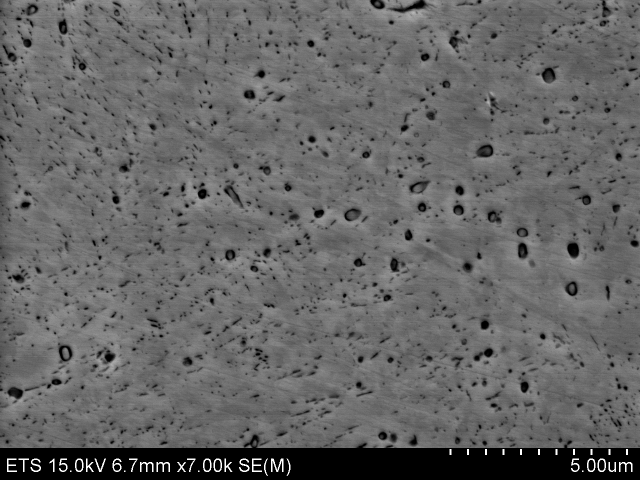
#> input picture micro/Stereology/AISI4340-700C/QT_700C_5m_09.tif, 1280 x 960 px (shown at 1/2 size)
$ python IA_hist_02.py   (older library calls are emulated)
#> lines starting #> are read from the running program, lines starting #| are printed output that depends on the picture; after the words box and inside, x2 and y2 are one past the last pixel; in counts of white or black regions, pixels touching at a corner belong together
from numpy import *
from matplotlib.pyplot import *
from skimage import io

filename = "QT_700C_5m_09.tif"
# mic stands for microstructure
mic = io.imread(filename)
#> mic is the input picture: shape (960, 1280); min 0, max 255, mean 101.2

# We need to remove the SEM settings band at the bottom of th image
mic = mic[:-65, :]
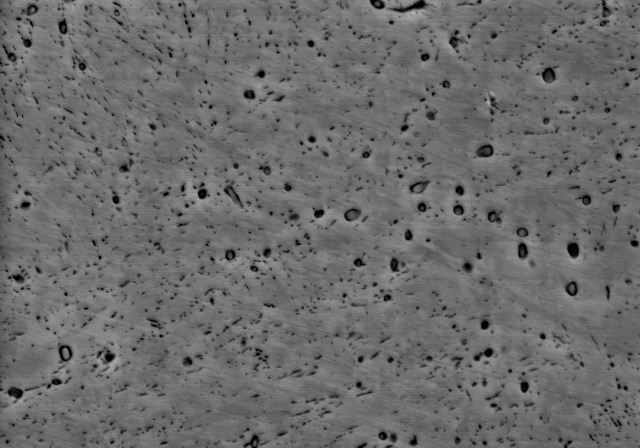
#> mic: shape (895, 1280) (shown at 1/2 size); min 0, max 184, mean 107.2

# [14 lines of commented-out code are left out]

from skimage import exposure
from scipy import ndimage

v_min, v_max = np.percentile(mic, (2, 98))
#> v_min = 42; v_max = 135
bc_mic_ad = exposure.equalize_adapthist(mic, clip_limit=0.03)
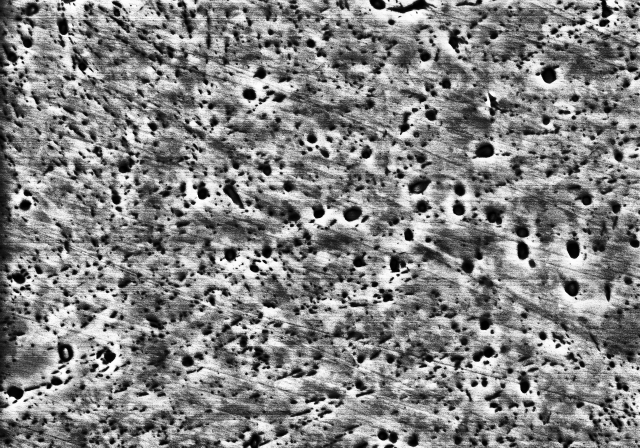
#> bc_mic_ad: shape (895, 1280) float64 (shown at 1/2 size); min 0, max 1, mean 0.518
bc_mic_re = exposure.rescale_intensity(mic, in_range=(v_min, v_max))
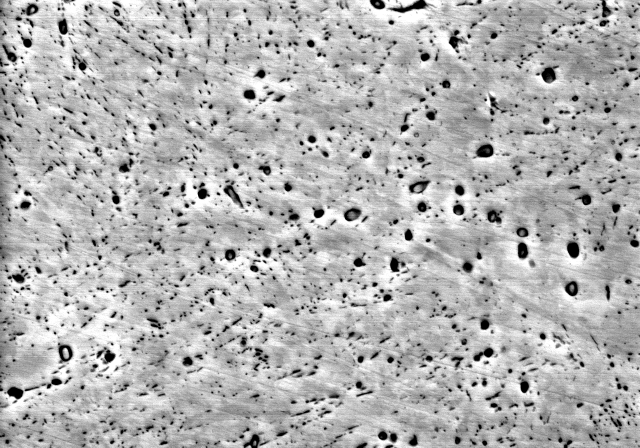
#> bc_mic_re: shape (895, 1280) (shown at 1/2 size); min 0, max 255, mean 179.2
#blurred_HY590 = ndimage.median_filter(better_contrast, size=(10, 10))
#blurred_HY590_02 = ndimage.gaussian_filter(better_contrast_02, sigma=5.0)
b_mic = ndimage.gaussian_filter(bc_mic_re, sigma=3.0)
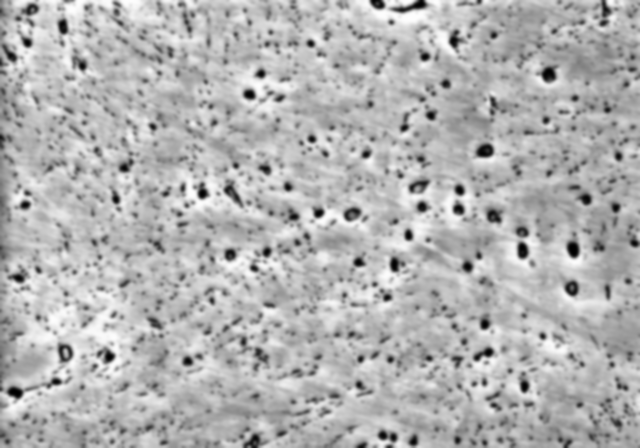
#> b_mic: shape (895, 1280) (shown at 1/2 size); min 0, max 254, mean 178.2

figure(3)
imshow(b_mic, cmap=cm.gray)
show()

#axis('off')

histo, bins = histogram(b_mic, bins=np.arange(0,256))
#> histo = 255 values, max 18137 at index 185, min 29 at index 254, mean 4492.5; bins = 256 values from 0 to 255
figure(4)
plot(bins[1:], histo)
show()
#> figure, not shown here; curve peaks at x = 186, y = 18137
#print histo

from skimage.filters import sobel
from skimage.morphology import disk
from skimage.filters.rank import entropy
from skimage.morphology import watershed

def Watershed_sep(b_mic, thr, dsk_rad=5):
    """ Calculates watershed segmentation from prepared image file b_mic"""
#> called with thr = (140, 184), dsk_rad = 3


    lo, hi = thr
    mask = zeros_like(b_mic)
    mask[b_mic < hi] = 1
    #e_map = sobel(b_mic, mask=mask)
    e_map = entropy(b_mic, disk(dsk_rad), mask=mask)
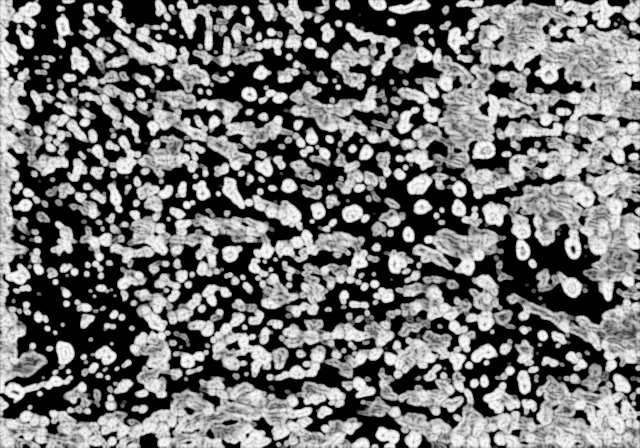
#> e_map: shape (895, 1280) float64 (shown at 1/2 size); min 0, max 4.86, mean 2.18; drawn with min black and max white
    figure(5)
    imshow(e_map)
    show()

    markers = zeros_like(b_mic)
    markers[b_mic < lo] = 1
    markers[b_mic > hi] = 2

    figure(6)
    imshow(markers)
    show()
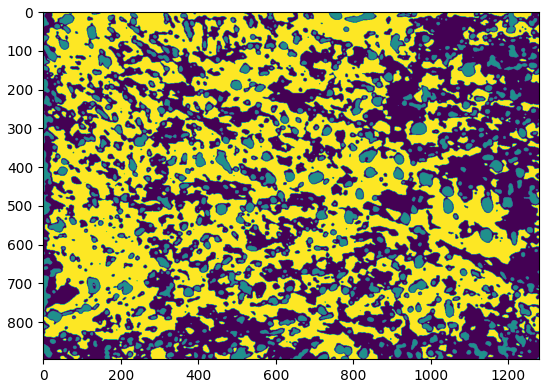
#> figure drawn by matplotlib, 1 panel

    segmentation = watershed(e_map, markers)
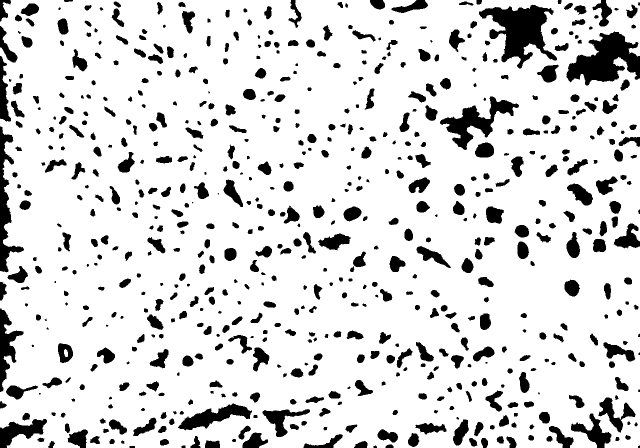
#> segmentation: shape (895, 1280) (shown at 1/2 size); values 1 (black) and 2 (white), 85.5% white; 664 black regions (20 under 20 px), largest, box (x1, y1, x2, y2) and area: (958, 9, 1114, 137) 9306, (1133, 63, 1280, 171) 8810, (880, 193, 1038, 300) 5364

    figure(7)
    imshow(segmentation, cmap=cm.spectral, interpolation='nearest')
    show()
    return segmentation, e_map, markers

res = Watershed_sep(b_mic, (140, 184), dsk_rad=3)

$ run again, with micro/Stereology/AISI4340-700C/2015 09 10_700(10)_q014.tif copied over micro/Stereology/AISI4340-700C/QT_700C_5m_09.tif
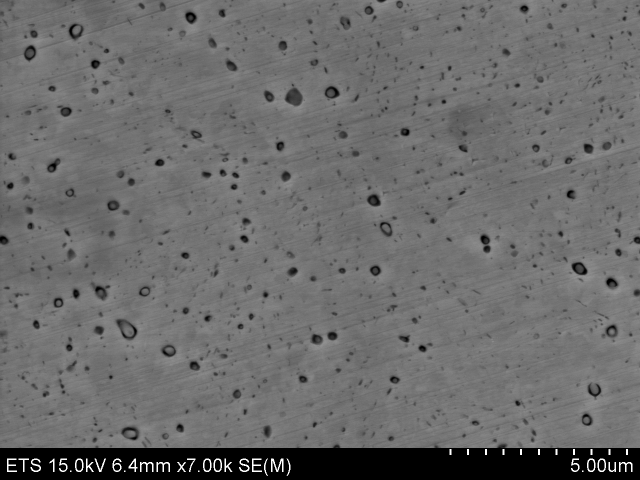
#> input picture micro/Stereology/AISI4340-700C/2015 09 10_700(10)_q014.tif, 1280 x 960 px (shown at 1/2 size)
#> mic is the input picture: shape (960, 1280); min 0, max 255, mean 106.9
#> mic: shape (895, 1280)
#> v_min = 69; v_max = 130
#> `b_mic = ndimage.gaussian_filter(bc_mic_re, sigma=3.0)`:
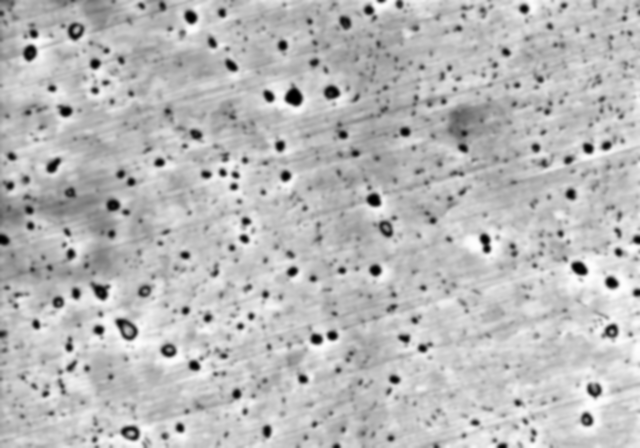
#> b_mic: shape (895, 1280) (shown at 1/2 size); min 0, max 254, mean 185.4
#> histo = 255 values, max 21680 at index 196, min 7 at index 254, mean 4492.5; bins = 256 values from 0 to 255
#> in Watershed_sep, `segmentation = watershed(e_map, markers)`:
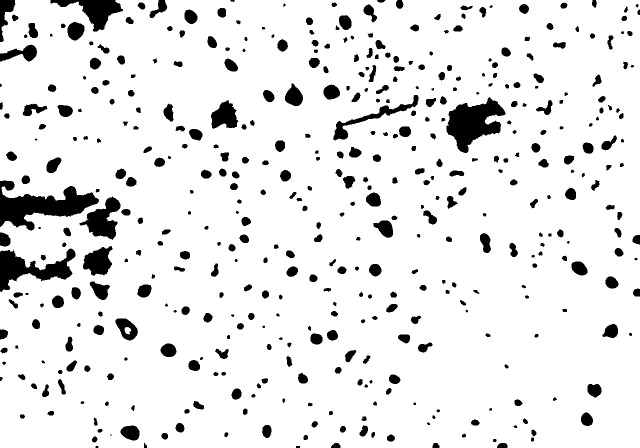
#> segmentation: shape (895, 1280) (shown at 1/2 size); values 1 (black) and 2 (white), 90.7% white; 454 black regions (4 under 20 px), largest, box (x1, y1, x2, y2) and area: (0, 361, 198, 461) 8855, (892, 194, 1011, 306) 7087, (0, 497, 151, 584) 5637

$ run again, with micro/Stereology/AISI4340-700C/2015 09 10_700(10)_q016.tif copied over micro/Stereology/AISI4340-700C/QT_700C_5m_09.tif
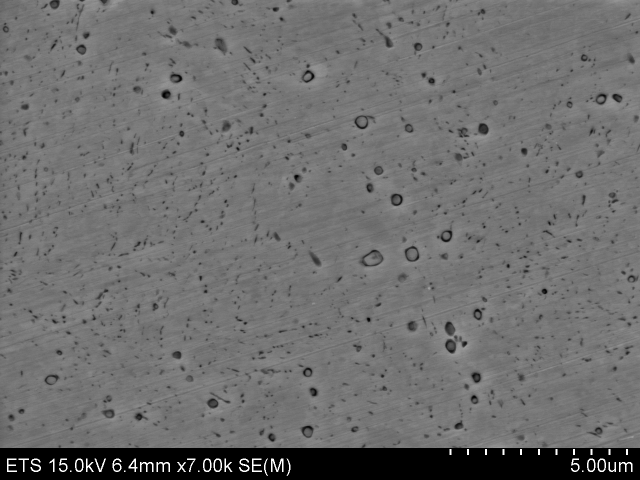
#> input picture micro/Stereology/AISI4340-700C/2015 09 10_700(10)_q016.tif, 1280 x 960 px (shown at 1/2 size)
#> mic is the input picture: shape (960, 1280); min 0, max 255, mean 110.2
#> mic: shape (895, 1280)
#> v_min = 79; v_max = 132
#> `b_mic = ndimage.gaussian_filter(bc_mic_re, sigma=3.0)`:
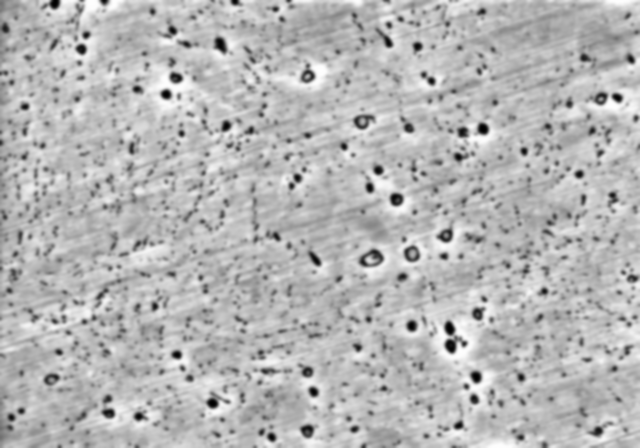
#> b_mic: shape (895, 1280) (shown at 1/2 size); min 0, max 254, mean 182.1
#> histo = 255 values, max 22983 at index 188, min 68 at index 2, mean 4492.5; bins = 256 values from 0 to 255
#> in Watershed_sep, `segmentation = watershed(e_map, markers)`:
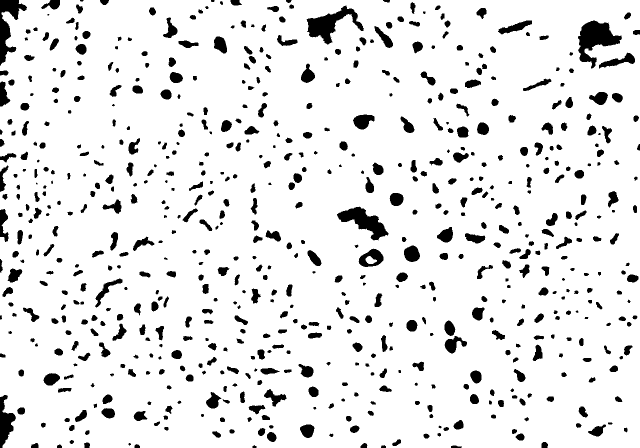
#> segmentation: shape (895, 1280) (shown at 1/2 size); values 1 (black) and 2 (white), 90.6% white; 677 black regions (8 under 20 px), largest, box (x1, y1, x2, y2) and area: (1156, 41, 1244, 137) 3907, (613, 11, 728, 89) 3298, (674, 413, 777, 481) 2930

$ run again, with micro/Stereology/AISI4340-700C/2015 09 10_700(10)_q017.tif copied over micro/Stereology/AISI4340-700C/QT_700C_5m_09.tif
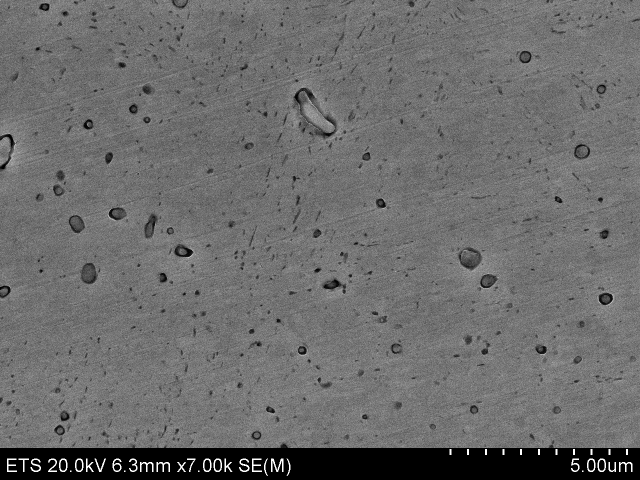
#> input picture micro/Stereology/AISI4340-700C/2015 09 10_700(10)_q017.tif, 1280 x 960 px (shown at 1/2 size)
#> mic is the input picture: shape (960, 1280); min 0, max 255, mean 107.5
#> mic: shape (895, 1280)
#> v_min = 68; v_max = 151
#> histo = 255 values, max 27110 at index 146, min 0 at index 0, mean 4492.5; bins = 256 values from 0 to 255
#> in Watershed_sep, `segmentation = watershed(e_map, markers)`:
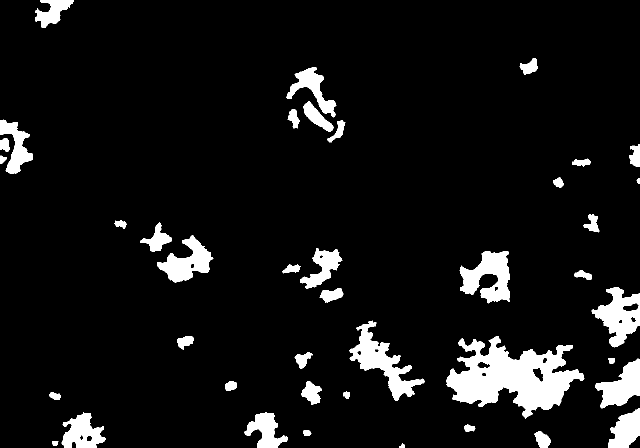
#> segmentation: shape (895, 1280) (shown at 1/2 size); values 1 (black) and 2 (white), 7.5% white; 41 white regions, largest, box (x1, y1, x2, y2) and area: (892, 673, 1169, 837) 22667, (698, 641, 850, 802) 7154, (919, 502, 1020, 607) 6078
